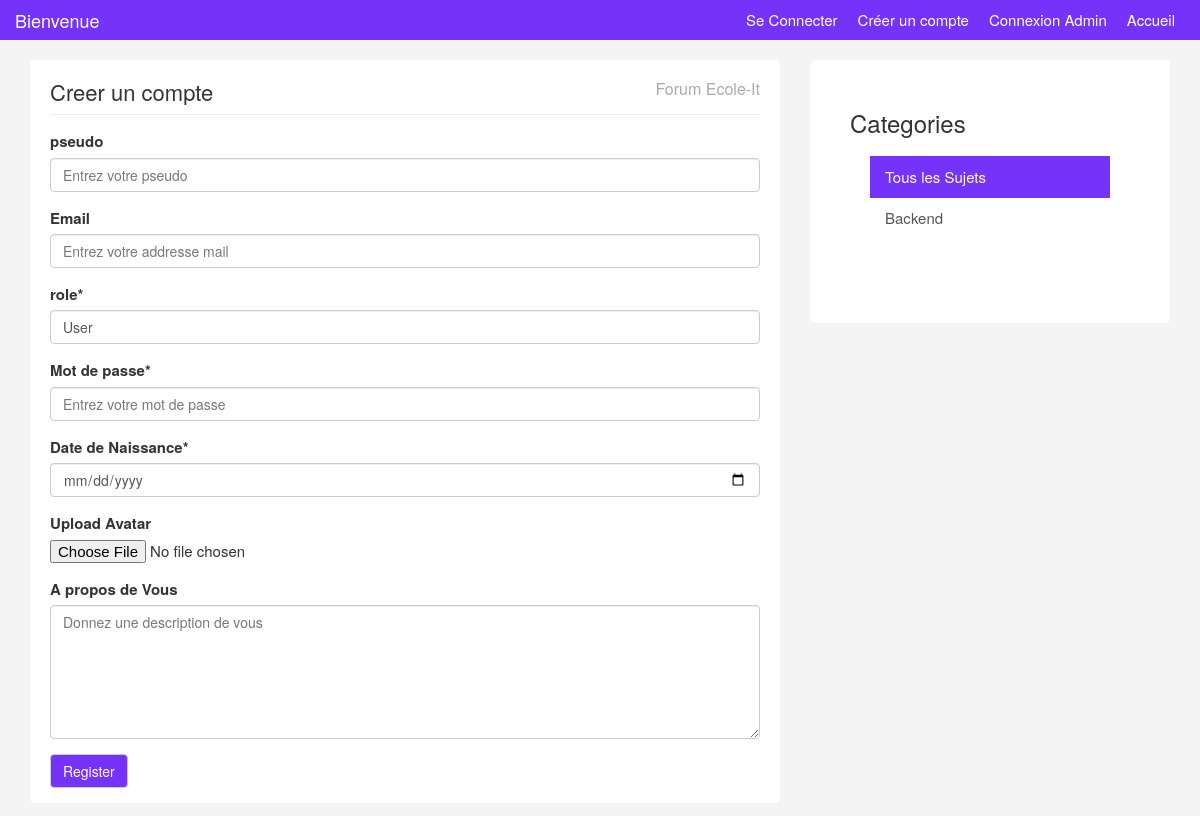
Page /create/ on the earlier database version.
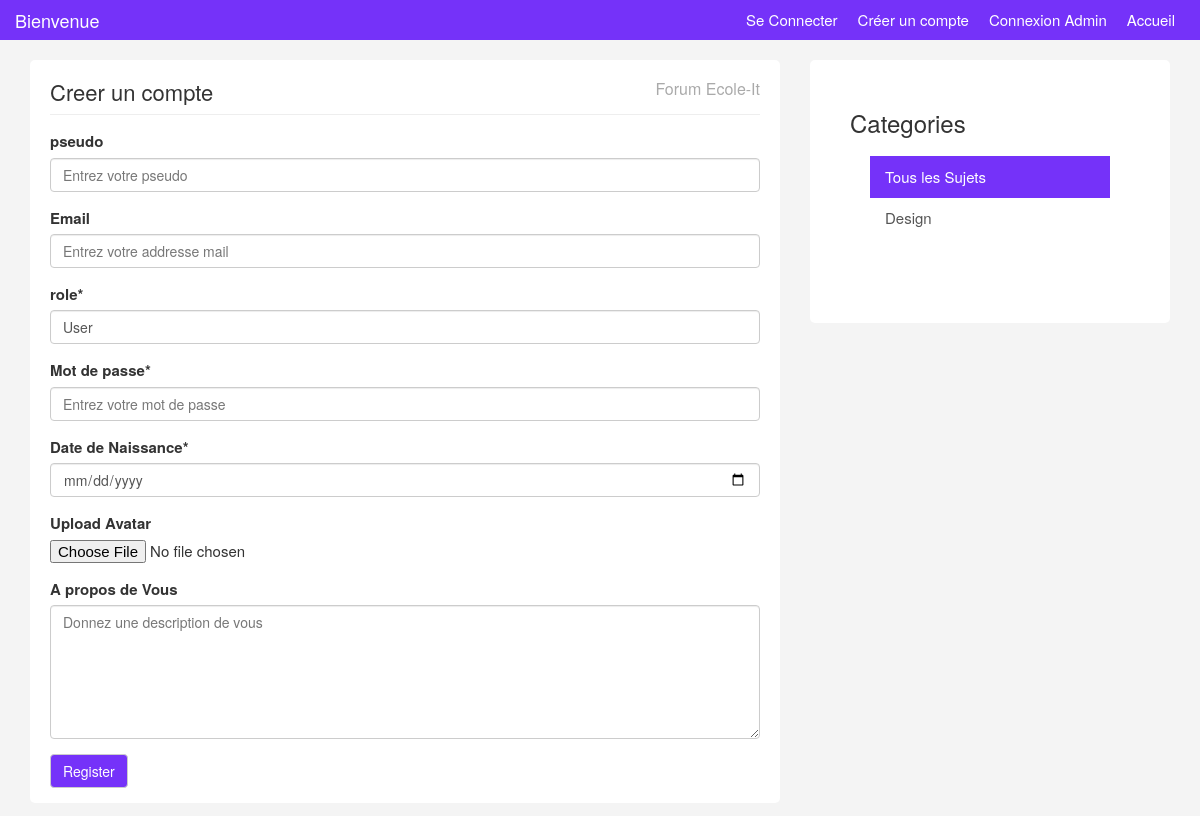
Same page on the later database version.
### website/models.py (models this page shows)
class Category(models.Model):
    title = models.CharField(max_length=100)  # Augmentation de la longueur du titre
    description = models.TextField()
    added_by = models.ForeignKey(Admins, on_delete=models.CASCADE)  # Renommage du champ addedBy en snake_case

### website/views.py (the view)
# urls.py: path('create/',views.createAccount, name="create"),
def createAccount(request):
       categories= Category.objects.all()
       if request.method == 'POST':
            pseudo = request.POST.get('pseudo')
            email = request.POST.get('email')
            password = request.POST.get('password')
            role = request.POST.get('role','User')
            birthdate = request.POST.get('bithday')
            description = request.POST.get('about')
            avatar = request.FILES.get('avatar')
            sendmails(email=email,name=pseudo, password=password) #envoi du mail
            new_user = Users(pseudo=pseudo, email=email, password=password, role=role, birthdate=birthdate, description=description, avatar=avatar)
            new_user.save()
            img_path = os.path.join(settings.MEDIA_ROOT,avatar.name)
            with open(img_path, 'wb') as img_file:
                for chunk in avatar.chunks():
                    img_file.write(chunk)
            return redirect('login')
       else:
            me= request.session.get('id')
            return render(request, "register.html",context={"categories":categories,"me":me})

### forum/templates/register.html (shortened to what this page needs)
{% load static %}
<!DOCTYPE html>
<html lang="en">
  <head>
    <link href="{% static 'css/bootstrap.css' %}" rel="stylesheet"/>
    <link href="{% static 'css/custom.css' %}" rel="stylesheet"/.container>
  </head>
  <body>
	<div class="navbar navbar-inverse navbar-fixed-top" role="navigation">
		<div class="container">
		  <div class="navbar-header">
			<a class="navbar-brand" href="{% url 'accueil'  %}">Bienvenue  {{id.pseudo}}</a>
		  </div>
		  <div class="collapse navbar-collapse">
			<ul class="nav navbar-nav navbar-right ">
			  {% if auth %}
				<li class="active nav-item"><a href="{% url 'accueil'  %}">Accueil</a></li>
				<li><a href="{% url 'addtopic' %}">Poser une Question</a></li>
				<li><a href="{% url 'personalProfile' me %}">Mon Profil</a></li>
				<li><a href="{% url 'logoutUser'  %}">Deconnexion</a></li>
			  {% else %}
				<li><a href="{% url 'login'  %}">Se Connecter</a></li>
				<li><a href="{% url 'create'  %}">Créer un compte</a></li>
				<li><a href="{% url 'loginAdmin'  %}">Connexion Admin </a></li>
				<li class="active nav-item"><a href="{% url 'accueil'  %}">Accueil</a></li>
			  {% endif %}
			</ul>
		  </div>
		</div>
	  </div>
    <div class="container">
		<div class="row">
			<div class="col-md-8">
				<div class="main-col">
					<div class="block">
						<h1 class="pull-left">Creer un compte</h1>
						<h4 class="pull-right">Forum Ecole-It</h4>
						<div class="clearfix"></div>
						<hr>
						<form role="form" enctype="multipart/form-data" method="post" action="{% url 'create'  %}">
							<div class="form-group">
								<label>pseudo</label> <input type="text" class="form-control"
							name="pseudo" placeholder="Entrez votre pseudo">
							</div>
							<div class="form-group">
							<label>Email</label> <input type="email" class="form-control"
							name="email" placeholder="Entrez votre addresse mail">
							</div>
						<div class="form-group">
					<label> role*</label> <input type="text"
							class="form-control" name="role" placeholder="User"  value="User"/>
						</div>
					<div class="form-group">
					<label>Mot de passe*</label> <input type="password" class="form-control"
				name="password" placeholder="Entrez votre mot de passe">
				</div>
				<div class="form-group">
				<label>Date de Naissance*</label> <input type="date"
			class="form-control" name="bithday">
			</div>
				<div class="form-group">
					<label>Upload Avatar</label>
				<input type="file" name="avatar">
					</div>
					<div class="form-group">
					<label>A propos de Vous</label>
					<textarea id="about" rows="6" cols="80" class="form-control"
					name="about" placeholder="Donnez une description de vous "></textarea>
			</div>
			<input name="register" type="submit" class="color btn btn-default" value="Register" />
</form>
					</div>
				</div>
			</div>
			<div class="col-md-4">
				<div id="sidebar">
					<div class="block">
						<div class="block">
							<h3>Categories</h3>
							<div class="list-group block ">
								<a href="#" class="list-group-item active">Tous les Sujets  </a>
								{% if categories %}
								{% for cat in categories %}
								<a href="{% url 'categorie' id=cat.pk %}" class="list-group-item">{{ cat.title }}</a>
								{% endfor %}
								{% endif %}
							</div>
							</div>
				</div>
			</div>
		</div>
    </div>
  </body>
</html>

Differences in the rows shown:
removed Category: title "Backend"
added Category: title "Design"
